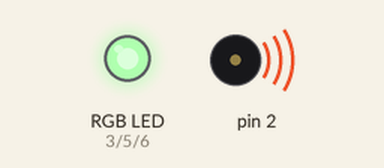
The sketch below on a simulated Arduino Uno, built with avr-gcc and run on an emulated ATmega328P. Shown: an RGB LED mixed from three pins (HIGH = lit), buzzer (waves = sounding). Dim RGB values are drawn brighter than linear.

Above: at 0.1 s.
At 1.5 s:
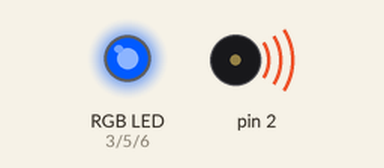
At 3.6 s:
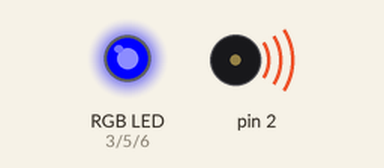
At 4.8 s:
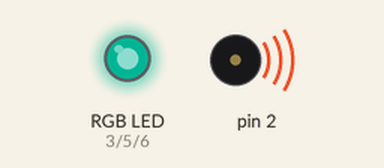
At 6.1 s:
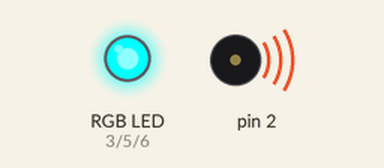
At 8.7 s:
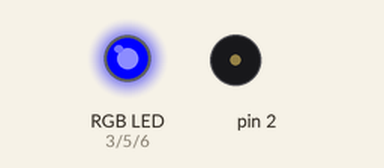
Timing chart, 0 to 10.2 s (numbered marks = the images above):
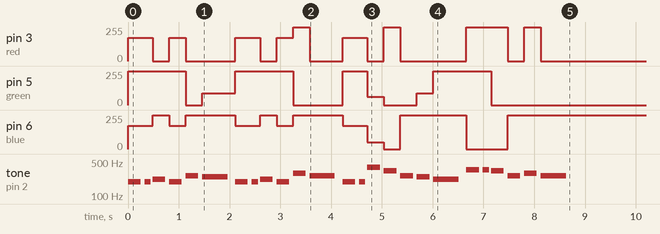

The sketch:

hbd_with_lights.ino
```cpp
#include "pitches.h"

int red = 3;
int green = 5;
int blue = 6;

#define COMMON_ANODE

int melody[] = {
  NOTE_G3, NOTE_G3,
  NOTE_A3, NOTE_G3, NOTE_C4, NOTE_B3,

  NOTE_G3, NOTE_G3,
  NOTE_A3, NOTE_G3, NOTE_D4, NOTE_C4,

  NOTE_G3, NOTE_G3,
  NOTE_G4, NOTE_E4, NOTE_C4, NOTE_B3, NOTE_A3,

  NOTE_F4, NOTE_F4,
  NOTE_E4, NOTE_C4, NOTE_D4, NOTE_C4
};

// note durations: 4 = quarter, 8 = eighth, etc.
int noteDurations[] = {
  4, 8,
  4, 4, 4, 2,

  4, 8,
  4, 4, 4, 2,

  4, 8,
  4, 4, 4, 4, 2,

  4, 8,
  4, 4, 4, 2
};

void setup() {
  pinMode(red, OUTPUT);
  pinMode(green, OUTPUT);
  pinMode(blue, OUTPUT);

  int notes = sizeof(melody) / sizeof(melody[0]);

  for (int thisNote = 0; thisNote < notes; thisNote++) {
    int noteDuration = 1000 / noteDurations[thisNote];
    tone(2, melody[thisNote], noteDuration);
    if(melody[thisNote] == NOTE_A3){
      setColour(255, 0, 0);
    }
    else if(melody[thisNote] == NOTE_B3){
      setColour(255, 165, 0);
    }
    else if(melody[thisNote] == NOTE_C4){
      setColour(255, 255, 0);
    }
    else if(melody[thisNote] == NOTE_D4){
      setColour(0, 255, 0);
    }
    else if(melody[thisNote] == NOTE_E4){
      setColour(0, 255, 255);
    }
    else if(melody[thisNote] == NOTE_F4){
      setColour(0, 0, 255);
    }
    else if(melody[thisNote] == NOTE_G3){
      setColour(80, 0, 80);
    }
    else if(melody[thisNote] == NOTE_G4){
      setColour(255, 192, 203);
    }
    else;
    delay(noteDuration * 1.30);
    noTone(2);
  }
}

void loop() {

}

void setColour(int r, int g, int b){
  #ifdef COMMON_ANODE
    r = 255-r;
    g = 255-g;
    b = 255-b;
  #endif
  analogWrite(red, r);
  analogWrite(green, g);
  analogWrite(blue, b);
}
```

pitches.h
```cpp
/*************************************************
   Public Constants
 *************************************************/

#define NOTE_B0 31
#define NOTE_C1 33
#define NOTE_CS1 35
#define NOTE_D1 37
#define NOTE_DS1 39
#define NOTE_E1 41
#define NOTE_F1 44
#define NOTE_FS1 46
#define NOTE_G1 49
#define NOTE_GS1 52
#define NOTE_A1 55
#define NOTE_AS1 58
#define NOTE_B1 62
#define NOTE_C2 65
#define NOTE_CS2 69
#define NOTE_D2 73
#define NOTE_DS2 78
#define NOTE_E2 82
#define NOTE_F2 87
#define NOTE_FS2 93
#define NOTE_G2 98
#define NOTE_GS2 104
#define NOTE_A2 110
#define NOTE_AS2 117
#define NOTE_B2 123
#define NOTE_C3 131
#define NOTE_CS3 139
#define NOTE_D3 147
#define NOTE_DS3 156
#define NOTE_E3 165
#define NOTE_F3 175
#define NOTE_FS3 185
#define NOTE_G3 196
#define NOTE_GS3 208
#define NOTE_A3 220
#define NOTE_AS3 233
#define NOTE_B3 247
#define NOTE_C4 262
#define NOTE_CS4 277
#define NOTE_D4 294
#define NOTE_DS4 311
#define NOTE_E4 330
#define NOTE_F4 349
#define NOTE_FS4 370
#define NOTE_G4 392
#define NOTE_GS4 415
#define NOTE_A4 440
#define NOTE_AS4 466
#define NOTE_B4 494
#define NOTE_C5 523
#define NOTE_CS5 554
#define NOTE_D5 587
#define NOTE_DS5 622
#define NOTE_E5 659
#define NOTE_F5 698
#define NOTE_FS5 740
#define NOTE_G5 784
#define NOTE_GS5 831
#define NOTE_A5 880
#define NOTE_AS5 932
#define NOTE_B5 988
#define NOTE_C6 1047
#define NOTE_CS6 1109
#define NOTE_D6 1175
#define NOTE_DS6 1245
#define NOTE_E6 1319
#define NOTE_F6 1397
#define NOTE_FS6 1480
#define NOTE_G6 1568
#define NOTE_GS6 1661
#define NOTE_A6 1760
#define NOTE_AS6 1865
#define NOTE_B6 1976
#define NOTE_C7 2093
#define NOTE_CS7 2217
#define NOTE_D7 2349
#define NOTE_DS7 2489
#define NOTE_E7 2637
#define NOTE_F7 2794
#define NOTE_FS7 2960
#define NOTE_G7 3136
#define NOTE_GS7 3322
#define NOTE_A7 3520
#define NOTE_AS7 3729
#define NOTE_B7 3951
#define NOTE_C8 4186
#define NOTE_CS8 4435
#define NOTE_D8 4699
#define NOTE_DS8 4978
```
